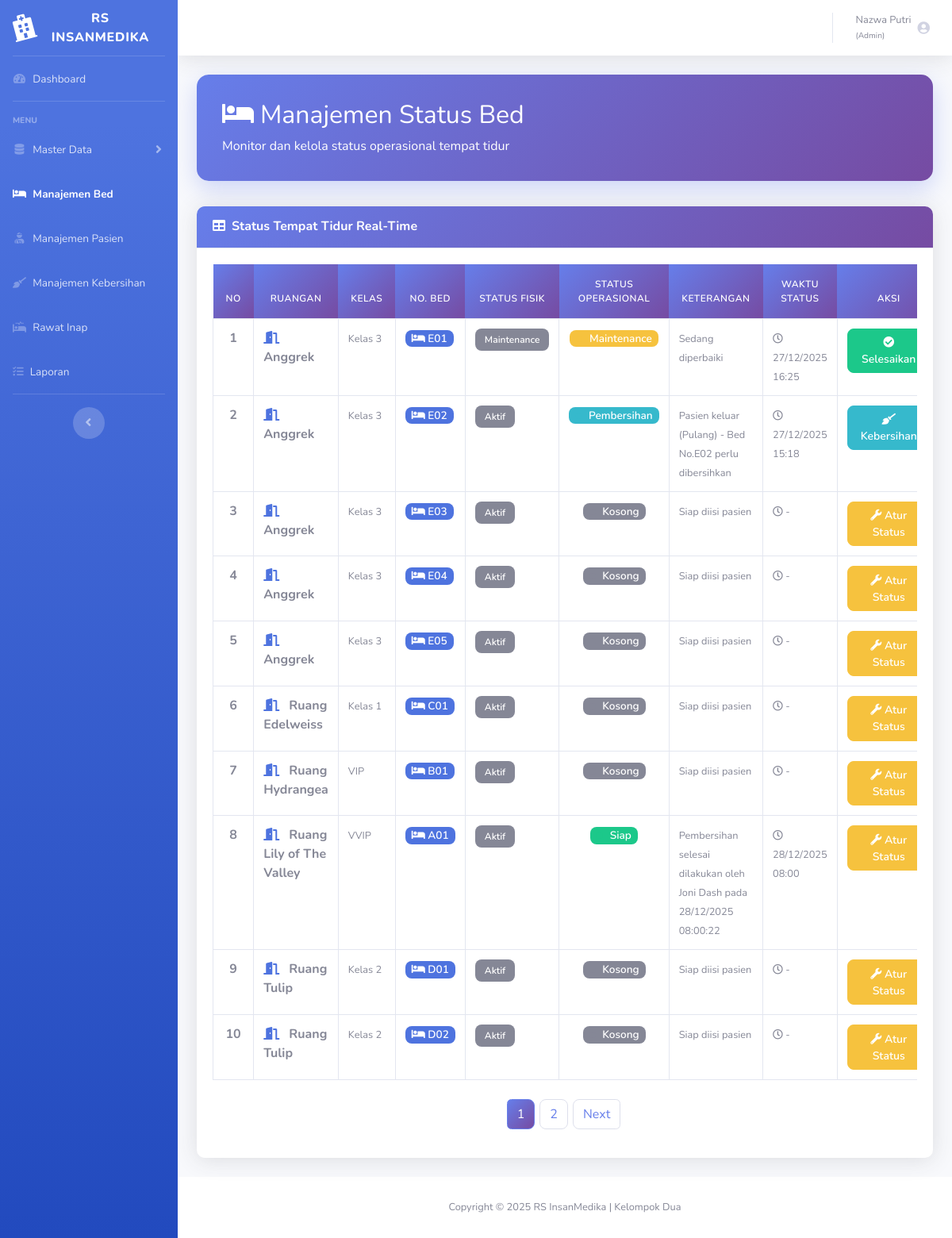
Screenshot of /rumahsakit/status/select.php (signed in) with the database file from the repository.
### tables this page shows
CREATE TABLE `t_tempattidur` (
  `f_idbed` int(11) NOT NULL,
  `f_idruangan` int(11) NOT NULL,
  `f_nomorbed` varchar(150) NOT NULL,
  `f_stsfisik` enum('Aktif','Nonaktif','Maintenance') NOT NULL,
  `f_created` datetime NOT NULL,
  `f_updated` datetime NOT NULL
);

CREATE TABLE `t_ruangan` (
  `f_idruangan` int(11) NOT NULL,
  `f_nama` varchar(150) NOT NULL,
  `f_kelas` enum('VVIP','VIP','Kelas 1','Kelas 2','Kelas 3') NOT NULL,
  `f_lantai` int(11) NOT NULL,
  `f_kapasitas` int(11) NOT NULL,
  `f_created` datetime NOT NULL,
  `f_updated` datetime NOT NULL,
  `f_luasruangan` decimal(6,2) DEFAULT NULL,
  `f_luasperbed` decimal(5,2) DEFAULT NULL,
  `f_faktorefisiensi` decimal(3,2) NOT NULL,
  `f_kapasitasmaks` int(11) NOT NULL
);

CREATE TABLE `t_bedstatus` (
  `f_idbedsts` int(11) NOT NULL,
  `f_idpetugas` int(11) NOT NULL,
  `f_idbed` int(11) NOT NULL,
  `f_sts` enum('Kosong','Terisi','Siap','Pembersihan','Maintenance') NOT NULL,
  `f_waktumulai` datetime NOT NULL,
  `f_waktuselesai` datetime DEFAULT NULL,
  `f_keterangan` varchar(150) NOT NULL,
  `f_created` datetime NOT NULL
);

### rumahsakit/dbcontroller.php (called while the page is built, shortened)
<?php
class dbcontroller
{
    private $host = '127.0.0.1';
    private $user = 'root';
    private $password = '';
    private $database = 'rumahsakit';
    private $koneksi;
    public function __construct()
    {
        $this->koneksi = $this->koneksiDB();
    }
    private function koneksiDB()
    {
        return mysqli_connect($this->host, $this->user, $this->password, $this->database);
    }
    public function getALL($sql)
    {
        $result = mysqli_query($this->koneksi, $sql);
        $data = [];
        if ($result) {
            while ($row = mysqli_fetch_assoc($result)) {
                $data[] = $row;
            }
        }
        return $data;
    }
    public function rowCOUNT($sql)
    {
        $result = mysqli_query($this->koneksi, $sql);
        return $result ? mysqli_num_rows($result) : 0;
    }
}

### rumahsakit/status/select.php (the view, shortened to what this page needs)
<?php
require_once "../dbcontroller.php";
$db = new dbcontroller();
$jumlahdata = $db->rowCOUNT("SELECT f_idbed FROM t_tempattidur");
$banyak = 10;
$halaman = ceil($jumlahdata / $banyak);
$p = isset($_GET['p']) ? (int)$_GET['p'] : 1;
$p = max(1, min($p, $halaman));
$mulai = ($p - 1) * $banyak;
$sql = "SELECT
            tt.f_idbed,
            tt.f_nomorbed,
            tt.f_stsfisik AS stsfisik_bed,
            r.f_nama AS nama_ruangan,
            r.f_kelas AS kelas_ruangan,
            ri.f_idrawatinap,
            p.f_nama AS nama_pasien_ri,
            ri.f_waktumasuk AS waktu_masuk_ri,
            bs.f_idbedsts,
            bs.f_sts AS status_non_ri,
            bs.f_waktumulai AS waktu_status_non_ri_mulai,
            bs.f_keterangan AS keterangan_non_ri
        FROM
            t_tempattidur tt
        JOIN
            t_ruangan r ON tt.f_idruangan = r.f_idruangan
        LEFT JOIN
            t_rawatinap ri ON tt.f_idbed = ri.f_idbed AND ri.f_waktukeluar IS NULL
        LEFT JOIN
            t_pasien p ON ri.f_idpasien = p.f_idpasien
        LEFT JOIN
            t_bedstatus bs ON tt.f_idbed = bs.f_idbed AND bs.f_waktuselesai IS NULL
        WHERE
            tt.f_stsfisik != 'Nonaktif'
        ORDER BY
            r.f_nama ASC, tt.f_nomorbed ASC
        LIMIT $mulai, $banyak";
$row = $db->getALL($sql);
$no = 1 + $mulai;
?>
<!DOCTYPE html>
<html lang="en">
<head>
    <link href="../vendor/fontawesome-free/css/all.min.css" rel="stylesheet">
    <link href="../css/sb-admin-2.min.css" rel="stylesheet">
</head>
<body id="page-top">
<div id="wrapper">
    <?php include '../sidebar.php'; ?>
    <div id="content-wrapper" class="d-flex flex-column">
        <div id="content">
            <?php include '../topbar.php'; ?>
            <div class="container-fluid">
                <div class="page-header">
                    <div class="d-flex align-items-center justify-content-between">
                        <div>
                            <h1 class="h2 mb-2">
                                <i class="fas fa-bed mr-2"></i>Manajemen Status Bed
                            </h1>
                            <p class="mb-0 opacity-75">Monitor dan kelola status operasional tempat tidur</p>
                        </div>
                    </div>
                </div>
                <div class="card shadow mb-4">
                    <div class="card-header py-3">
                        <h6 class="m-0 font-weight-bold text-white">
                            <i class="fas fa-table mr-2"></i>Status Tempat Tidur Real-Time
                        </h6>
                    </div>
                    <div class="card-body">
                        <div class="table-responsive">
                            <table class="table table-bordered table-hover" width="100%" cellspacing="0">
                                <thead>
                                    <tr class="text-center">
                                        <th width="3%">No</th>
                                        <th width="15%">Ruangan</th>
                                        <th width="8%">Kelas</th>
                                        <th width="8%">No. Bed</th>
                                        <th width="10%">Status Fisik</th>
                                        <th width="12%">Status Operasional</th>
                                        <th width="20%">Keterangan</th>
                                        <th width="12%">Waktu Status</th>
                                        <th width="12%">Aksi</th>
                                    </tr>
                                </thead>
                                <tbody>
                                    <?php
                                    foreach ($row as $r) {
                                        $status_final = 'Kosong';
                                        $keterangan_status = 'Siap diisi pasien';
                                        $badge_class = 'badge-secondary';
                                        $status_indicator = 'status-kosong';
                                        $link_aksi_utama = 'update.php?id=' . $r['f_idbed'];
                                        $tombol_aksi = '<i class="fas fa-wrench"></i> Atur Status';
                                        $tombol_class = 'btn btn-warning btn-sm';
                                        $waktu_status = '-';
                                        $status_fisik = htmlspecialchars($r['stsfisik_bed']);
                                        if ($status_fisik == 'Maintenance') {
                                            $status_final = 'Maintenance';
                                            $badge_class = 'badge-dark';
                                            $status_indicator = 'status-maintenance';
                                            $keterangan_status = 'Bed rusak/perbaikan';
                                            if (!empty($r['f_idbedsts'])) {
                                                $link_aksi_utama = 'finish.php?id=' . $r['f_idbedsts'];
                                                $tombol_aksi = '<i class="fas fa-check-circle"></i> Selesaikan';
                                                $tombol_class = 'btn btn-success btn-sm';
                                            } else {
                                                $link_aksi_utama = '../tempattidur/detail.php?id=' . $r['f_idbed'];
                                                $tombol_aksi = '<i class="fas fa-search"></i> Detail';
                                                $tombol_class = 'btn btn-dark btn-sm';
                                            }
                                        }
                                        if (!empty($r['f_idrawatinap'])) {
                                            $status_final = 'Terisi (RI)';
                                            $keterangan_status = htmlspecialchars($r['nama_pasien_ri']);
                                            $badge_class = 'badge-danger';
                                            $status_indicator = 'status-terisi';
                                            $link_aksi_utama = '../rawatinap/detail.php?id=' . $r['f_idrawatinap'];
                                            $tombol_aksi = '<i class="fas fa-procedures"></i> Lihat RI';
                                            $tombol_class = 'btn btn-info btn-sm';
                                            if (!empty($r['waktu_masuk_ri'])) {
                                                $waktu_status = date('d/m/Y H:i', strtotime($r['waktu_masuk_ri']));
                                            }
                                        }
                                        elseif (!empty($r['status_non_ri'])) {
                                            $status_final = htmlspecialchars($r['status_non_ri']);
                                            $id_bedsts = $r['f_idbedsts'];
                                            if ($status_final == 'Maintenance') {
                                                $badge_class = 'badge-warning';
                                                $status_indicator = 'status-maintenance';
                                                $keterangan_status = 'Maintenance operasional';
                                                $link_aksi_utama = 'finish.php?id=' . $id_bedsts;
                                                $tombol_aksi = '<i class="fas fa-check-circle"></i> Selesaikan';
                                                $tombol_class = 'btn btn-success btn-sm';
                                            } elseif ($status_final == 'Pembersihan' || $status_final == 'Kotor') {
                                                $badge_class = 'badge-info';
                                                $status_indicator = 'status-pembersihan';
                                                $keterangan_status = 'Perlu dibersihkan';
                                                $link_aksi_utama = '../kebersihan/select.php';
                                                $tombol_aksi = '<i class="fas fa-broom"></i> Kebersihan';
                                                $tombol_class = 'btn btn-info btn-sm';
                                            } else {
                                                $badge_class = 'badge-success';
                                                $status_indicator = 'status-siap';
                                                $keterangan_status = 'Siap digunakan';
                                                $link_aksi_utama = 'update.php?id=' . $r['f_idbed'];
                                                $tombol_aksi = '<i class="fas fa-wrench"></i> Atur Status';
                                                $tombol_class = 'btn btn-warning btn-sm';
                                            }
                                            if (!empty($r['waktu_status_non_ri_mulai'])) {
                                                $waktu_status = date('d/m/Y H:i', strtotime($r['waktu_status_non_ri_mulai']));
                                            }
                                            if (!empty($r['keterangan_non_ri'])) {
                                                $keterangan_status = htmlspecialchars($r['keterangan_non_ri']);
                                            }
                                        }
                                    ?>
                                        <tr>
                                            <td class="text-center font-weight-bold"><?= $no++ ?></td>
                                            <td>
                                                <i class="fas fa-door-open mr-2 text-primary"></i>
                                                <strong><?= htmlspecialchars($r['nama_ruangan']) ?></strong>
                                            </td>
                                            <td>
                                                <small class="text-muted"><?= htmlspecialchars($r['kelas_ruangan']) ?></small>
                                            </td>
                                            <td>
                                                <span class="badge badge-primary badge-kapasitas">
                                                    <i class="fas fa-bed"></i> <?= htmlspecialchars($r['f_nomorbed']) ?>
                                                </span>
                                            </td>
                                            <td>
                                                <span class="badge badge-secondary">
                                                    <?= $status_fisik ?>
                                                </span>
                                            </td>
                                            <td class="text-center">
                                                <span class="badge <?= $badge_class ?> badge-kapasitas">
                                                    <span class="status-indicator <?= $status_indicator ?>"></span>
                                                    <?= $status_final ?>
                                                </span>
                                            </td>
                                            <td>
                                                <div>
                                                    <small><?= $keterangan_status ?></small>
                                                </div>
                                            </td>
                                            <td>
                                                <small>
                                                    <i class="far fa-clock text-muted"></i>
                                                    <?= $waktu_status ?>
                                                </small>
                                            </td>
                                            <td class="text-center">
                                                <a href="<?= $link_aksi_utama ?>"
                                                   class="<?= $tombol_class ?>">
                                                    <?= $tombol_aksi ?>
                                                </a>
                                            </td>
                                        </tr>
                                    <?php } ?>
                                </tbody>
                            </table>
                            <?php if ($halaman > 1): ?>
                                <nav aria-label="Page navigation" class="mt-4">
                                    <ul class="pagination justify-content-center">
                                        <?php for ($i = 1; $i <= $halaman; $i++): ?>
                                            <li class="page-item <?= ($p == $i ? 'active' : '') ?>">
                                                <a class="page-link" href="?p=<?= $i ?>"><?= $i ?></a>
                                            </li>
                                        <?php endfor; ?>
                                        <?php if ($p < $halaman): ?>
                                            <li class="page-item">
                                                <a class="page-link" href="?p=<?= $p + 1 ?>">Next</a>
                                            </li>
                                        <?php endif; ?>
                                    </ul>
                                </nav>
                            <?php endif; ?>
                        </div>
                    </div>
                </div>
            </div>
        </div>
        <footer class="sticky-footer bg-white">
            <div class="container my-auto">
                <div class="copyright text-center my-auto">
                    <span>Copyright &copy; 2025 RS InsanMedika | Kelompok Dua</span>
                </div>
            </div>
        </footer>
    </div>
</div>
</body>
</html>

### rows the page displays
t_tempattidur: f_idruangan.f_nama "Anggrek", f_idruangan.f_kelas "Kelas 3", f_nomorbed "E01", f_stsfisik "Maintenance", t_bedstatus.f_sts "Maintenance", t_bedstatus.f_keterangan "Sedang diperbaiki", t_bedstatus.f_waktumulai "27/12/2025 16:25", shows "Selesaikan"
t_tempattidur: f_idruangan.f_nama "Anggrek", f_idruangan.f_kelas "Kelas 3", f_nomorbed "E02", f_stsfisik "Aktif", t_bedstatus.f_sts "Pembersihan", t_bedstatus.f_keterangan "Pasien keluar (Pulang) - Bed No.E02 perlu dibersihkan", t_bedstatus.f_waktumulai "27/12/2025 15:18", shows "Kebersihan"
t_tempattidur: f_idruangan.f_nama "Anggrek", f_idruangan.f_kelas "Kelas 3", f_nomorbed "E03", f_stsfisik "Aktif", status_final "Kosong", keterangan_status "Siap diisi pasien", waktu_status "-"
t_tempattidur: f_idruangan.f_nama "Anggrek", f_idruangan.f_kelas "Kelas 3", f_nomorbed "E04", f_stsfisik "Aktif", status_final "Kosong", keterangan_status "Siap diisi pasien", waktu_status "-"
t_tempattidur: f_idruangan.f_nama "Anggrek", f_idruangan.f_kelas "Kelas 3", f_nomorbed "E05", f_stsfisik "Aktif", status_final "Kosong", keterangan_status "Siap diisi pasien", waktu_status "-"
t_tempattidur: f_idruangan.f_nama "Ruang Edelweiss", f_idruangan.f_kelas "Kelas 1", f_nomorbed "C01", f_stsfisik "Aktif", status_final "Kosong", keterangan_status "Siap diisi pasien", waktu_status "-"
t_tempattidur: f_idruangan.f_nama "Ruang Hydrangea", f_idruangan.f_kelas "VIP", f_nomorbed "B01", f_stsfisik "Aktif", status_final "Kosong", keterangan_status "Siap diisi pasien", waktu_status "-"
t_tempattidur: f_idruangan.f_nama "Ruang Lily of The Valley", f_idruangan.f_kelas "VVIP", f_nomorbed "A01", f_stsfisik "Aktif", t_bedstatus.f_sts "Siap", t_bedstatus.f_keterangan "Pembersihan selesai dilakukan oleh Joni Dash pada 28/12/2025 08:00:22", t_bedstatus.f_waktumulai "28/12/2025 08:00", shows "Atur Status"
t_tempattidur: f_idruangan.f_nama "Ruang Tulip", f_idruangan.f_kelas "Kelas 2", f_nomorbed "D01", f_stsfisik "Aktif", status_final "Kosong", keterangan_status "Siap diisi pasien", waktu_status "-"
t_tempattidur: f_idruangan.f_nama "Ruang Tulip", f_idruangan.f_kelas "Kelas 2", f_nomorbed "D02", f_stsfisik "Aktif", status_final "Kosong", keterangan_status "Siap diisi pasien", waktu_status "-"

### other values shown
$nama_petugas "Nazwa Putri"
$role_petugas "Admin"
